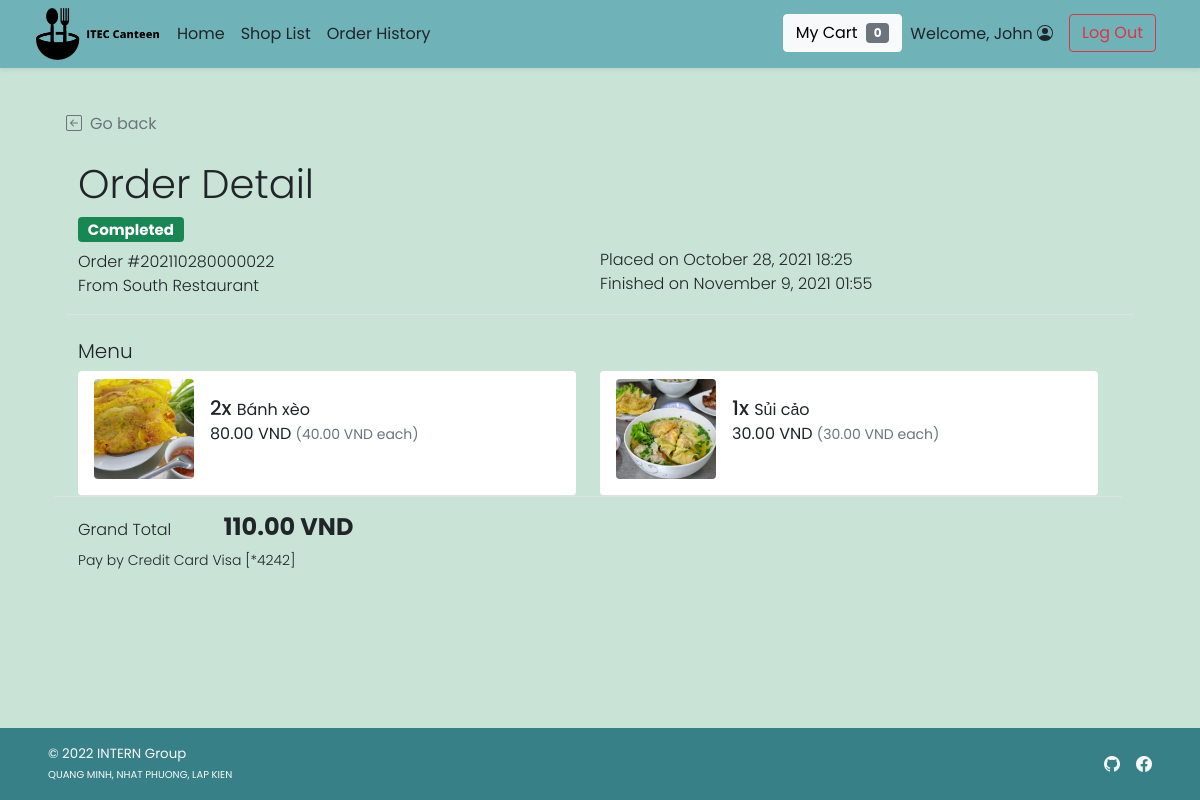
Screenshot of /cust_order_detail.php?orh_id=22 (signed in) with the database file from the repository.
### tables this page shows
CREATE TABLE `order_header` (
  `orh_id` int(11) NOT NULL,
  `orh_refcode` varchar(15) DEFAULT NULL,
  `c_id` int(11) NOT NULL,
  `s_id` int(11) NOT NULL,
  `p_id` int(11) NOT NULL,
  `orh_ordertime` timestamp NOT NULL DEFAULT current_timestamp(),
  `orh_pickuptime` datetime NOT NULL,
  `orh_orderstatus` varchar(10) NOT NULL,
  `orh_finishedtime` datetime DEFAULT NULL
);

CREATE TABLE `shop` (
  `s_id` int(11) NOT NULL,
  `s_username` varchar(45) NOT NULL,
  `s_pwd` varchar(45) NOT NULL,
  `s_name` varchar(100) NOT NULL,
  `s_location` varchar(100) NOT NULL,
  `s_openhour` time NOT NULL,
  `s_closehour` time NOT NULL,
  `s_status` tinyint(4) NOT NULL DEFAULT 1 COMMENT 'Shop ready for taking an order or not (True for open, False for close)',
  `s_preorderStatus` tinyint(4) NOT NULL DEFAULT 1 COMMENT 'Shop is ready for tomorrow pre-order or not',
  `s_email` varchar(100) NOT NULL,
  `s_phoneno` varchar(45) NOT NULL,
  `s_pic` text DEFAULT NULL
);

CREATE TABLE `order_detail` (
  `ord_id` int(11) NOT NULL,
  `orh_id` int(11) NOT NULL,
  `f_id` int(11) NOT NULL,
  `ord_amount` int(11) NOT NULL,
  `ord_buyprice` decimal(6,3) NOT NULL COMMENT 'To keep the snapshot of selected menu cost at the time of the purchase.',
  `ord_note` text DEFAULT NULL
);

CREATE TABLE `food` (
  `f_id` int(11) NOT NULL,
  `s_id` int(11) NOT NULL,
  `f_name` varchar(100) NOT NULL,
  `f_price` decimal(6,3) NOT NULL,
  `f_todayavail` tinyint(4) NOT NULL DEFAULT 1 COMMENT 'Food is available to order or not',
  `f_preorderavail` tinyint(4) NOT NULL DEFAULT 1,
  `f_pic` text DEFAULT NULL
);

CREATE TABLE `payment` (
  `p_id` int(11) NOT NULL,
  `c_id` int(11) NOT NULL,
  `p_type` varchar(45) NOT NULL,
  `p_amount` decimal(7,3) NOT NULL,
  `p_detail` text DEFAULT NULL
);

### cust_order_detail.php (the view, shortened to what this page needs)
<!DOCTYPE html>
<html lang="en">
<head>
    <?php
        include("conn_db.php");
        include('head.php');
    ?>
    <link href="css/main.css" rel="stylesheet">
    <link href="css/menu.css" rel="stylesheet">
</head>
<body class="d-flex flex-column h-100">
    <?php include('nav_header.php')?>
    <div class="container px-5 py-4" id="cart-body">
        <div class="row my-4 border-bottom">
            <a class="nav nav-item text-decoration-none text-muted mb-2" href="#" onclick="history.back();">
                <i class="bi bi-arrow-left-square me-2"></i>Go back
            </a>
            <h2 class="pt-3 display-6">Order Detail</h2>
            <?php
                $orh_id = $_GET["orh_id"];
                $orh_query = "SELECT * FROM order_header WHERE orh_id = {$orh_id}";
                $orh_arr = $mysqli -> query($orh_query) -> fetch_array();
            ?>
            <div class="row row-cols-1 row-cols-md-2">
                <div class="col mb-2 mb-md-0">
                    <ul class="list-unstyled fw-light">
                        <li class="list-item mb-2">
                            <?php if($orh_arr["orh_orderstatus"]=="ACPT"){ ?>
                                <h5><span class="fw-bold badge bg-info text-dark">Accepted</span></h5>
                            <?php }else if($orh_arr["orh_orderstatus"]=="PREP"){ ?>
                                <h5><span class="fw-bold badge bg-warning text-dark">Preparing</span></h5>
                            <?php }else if($orh_arr["orh_orderstatus"]=="RDPK"){ ?>
                                <h5><span class="fw-bold badge bg-primary text-white">Ready to pick up</span></h5>
                            <?php }else if($orh_arr["orh_orderstatus"]=="FNSH"){?>
                                <h5><span class="fw-bold badge bg-success text-white">Completed</span></h5>
                            <?php } ?>
                        </li>
                        <li class="list-item">Order #<?php echo $orh_arr["orh_refcode"];?></li>
                        <li class="list-item">From
                            <?php
                                $shop_query = "SELECT s_name FROM shop WHERE s_id = {$orh_arr['s_id']};";
                                $shop_arr = $mysqli -> query($shop_query) -> fetch_array();
                                echo $shop_arr["s_name"];
                            ?>
                        </li>
                    </ul>
                </div>
                <div class="col">
                    <ul class="list-unstyled fw-light">
                        <?php
                            $od_placedate = (new Datetime($orh_arr["orh_ordertime"])) -> format("F j, Y H:i");
                            $od_pickupdate = (new Datetime($orh_arr["orh_pickuptime"])) -> format("F j, Y H:i");
                        ?>
                        <li class="mb-2">&nbsp;</li>
                        <li>Placed on <?php echo $od_placedate;?></li>
                        <?php if($orh_arr["orh_orderstatus"]!="FNSH"){ ?>
                        <li>Will be pick-up on <?php echo $od_pickupdate;?></li>
                        <?php }else{
                            $od_finishtime = (new Datetime($orh_arr["orh_finishedtime"])) -> format("F j, Y H:i");
                        ?>
                        <li>Finished on <?php echo $od_finishtime;?></li>
                        <?php } ?>
                    </ul>
                </div>
            </div>
        </div>
        <div class="row mb-5">
            <div class="col">
                <div class="row row-cols-1">
                    <div class="col">
                        <h5 class="fw-light">Menu</h5>
                    </div>
                    <div class="col row row-cols-1 row-cols-md-2 border-bottom">
                        <?php
                            $ord_query = "SELECT f.f_name,f.f_pic,ord.ord_amount,ord.ord_buyprice,ord_note FROM order_detail ord INNER JOIN food f ON ord.f_id = f.f_id WHERE ord.orh_id = {$orh_id}";
                            $ord_result = $mysqli -> query($ord_query);
                            while($ord_row = $ord_result -> fetch_array()){
                        ?>
                        <div class="col">
                            <ul class="list-group">
                                <li class="list-group-item d-flex border-0 pb-3 border-bottom w-100 justify-content-between align-items-center">
                                    <div class="image-parent">
                                        <img
                                        <?php
                                            if(is_null($ord_row["f_pic"])){echo "src='img/default.png'";}
                                            else{echo "src=\"img/{$ord_row['f_pic']}\"";}
                                        ?>
                                        class="img-fluid rounded"
                                        style="width: 100px; height:100px; object-fit:cover;" alt="<?php echo $ord_row["f_name"]?>">
                                        </div>
                                    <div class="ms-3 me-auto">
                                        <div class="fw-normal"><span class="h5"><?php echo $ord_row["ord_amount"]?>x </span><?php echo $ord_row["f_name"]?>
                                            <p><?php printf("%.2f VND <small class='text-muted'>(%.2f VND each)</small>",$ord_row["ord_buyprice"]*$ord_row["ord_amount"],$ord_row["ord_buyprice"]);?><br />
                                            </p>
                                        </div>
                                </li>
                            </ul>
                        </div>
                        <?php } ?>
                    </div>
                    <div class="col my-3">
                        <ul class="list-inline justify-content-between">
                            <li class="list-inline-item fw-light me-5">Grand Total</li>
                            <li class="list-inline-item fw-bold h4">
                                <?php
                                    $gt_query = "SELECT SUM(ord_amount*ord_buyprice) AS gt FROM order_detail WHERE orh_id = {$orh_id}";
                                    $gt_arr = $mysqli -> query($gt_query) -> fetch_array();
                                    printf("%.2f VND",$gt_arr["gt"]);
                                ?>
                            </li>
                            <li class="list-item fw-light small">Pay by
                                <?php
                                    $py_query = "SELECT p_type,p_detail FROM payment WHERE p_id = {$orh_arr['p_id']} LIMIT 0,1;";
                                    $py_arr = $mysqli -> query($py_query) -> fetch_array();
                                    switch($py_arr["p_type"]){
                                        case "CRDC": echo "Credit Card"; break;
                                    }
                                    echo " ".$py_arr["p_detail"];
                                ?>
                            </li>
                        </ul>
                    </div>
                </div>
            </div>
        </div>
    </div>
    <?php include 'footer.php';?>
</body>
</html>

### css/main.css (style rules this page uses)
html { height: 100%; }
body { height: 100%; padding-top: 4rem; margin-bottom: -50px; font-family: 'Poppins', 'Noto Sans Thai', sans-serif; background-color: #F6F6F2; }
a { cursor: pointer; }
.bi { vertical-align: -.125em; fill: currentColor; }
.text-white { color: white; }

### css/menu.css (style rules this page uses)
html, body { height: 100%; background-color: #C9E4D6; }
.image-parent { max-width: 100px; }

### rows the page displays
order_header: orh_refcode "202110280000022", orh_ordertime "October 28, 2021 18:25", orh_finishedtime "November 9, 2021 01:55"
shop: s_name "South Restaurant"
order_detail: f.f_pic (picture), ord_amount "2", f.f_name "Bánh xèo", $ord_row["ord_buyprice"]*$ord_row["ord_amount"] "80.00", ord_buyprice "40.00"
order_detail: f.f_pic (picture), ord_amount "1", f.f_name "Sủi cảo", $ord_row["ord_buyprice"]*$ord_row["ord_amount"] "30.00", ord_buyprice "30.00"
payment: p_detail "Visa [*4242]"

### other values shown
$_SESSION['firstname'] "John"
$gt_arr["gt"] "110.00"
